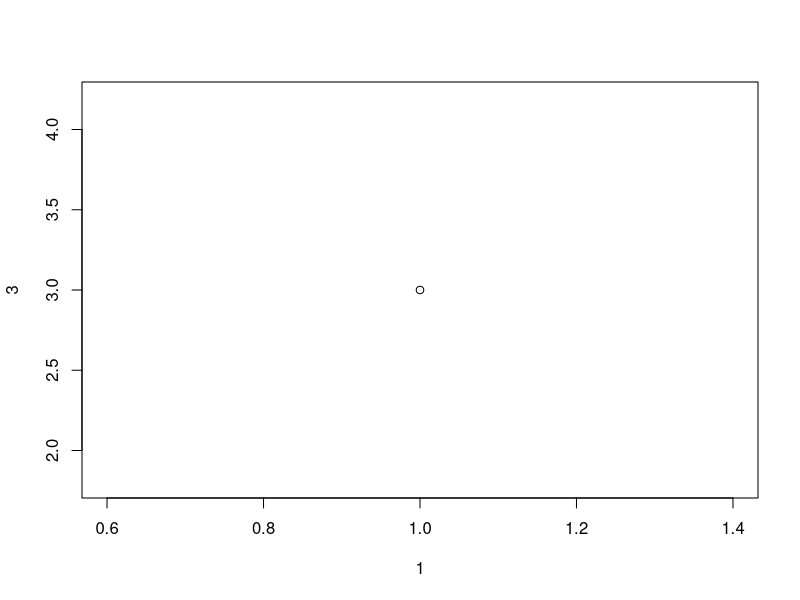
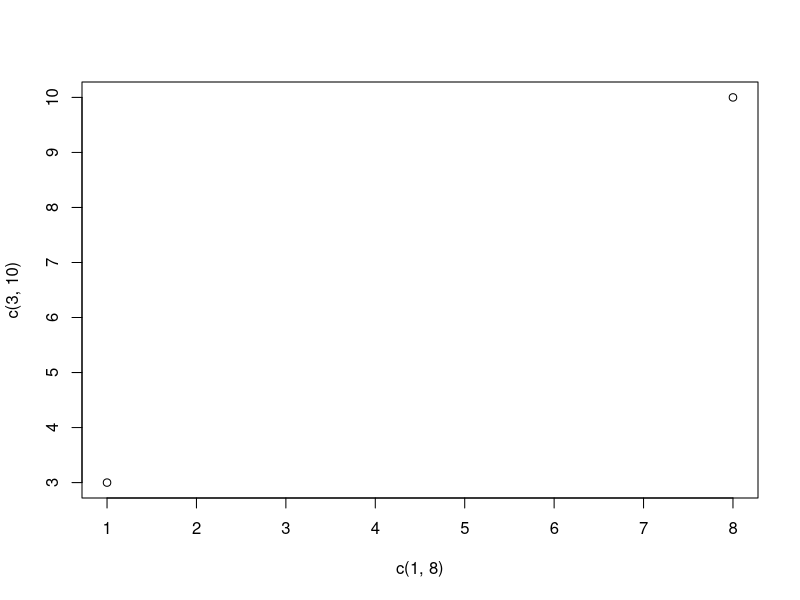
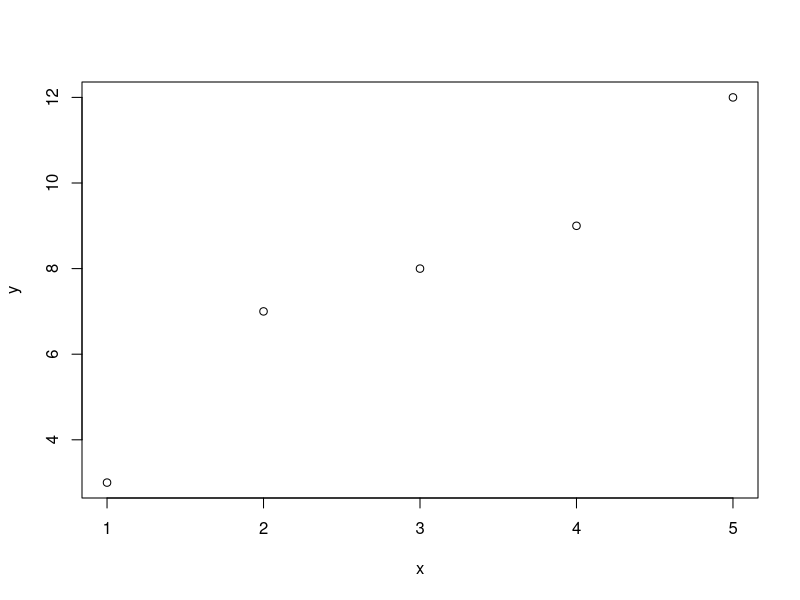
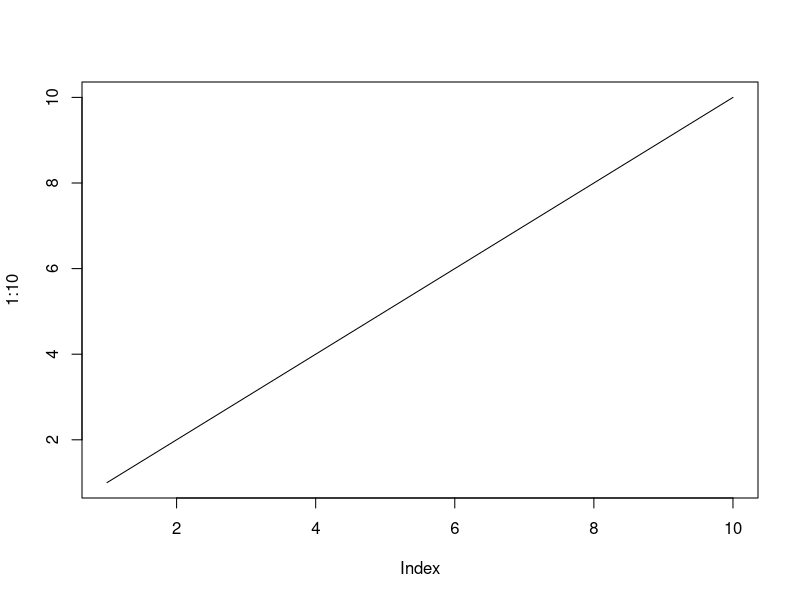
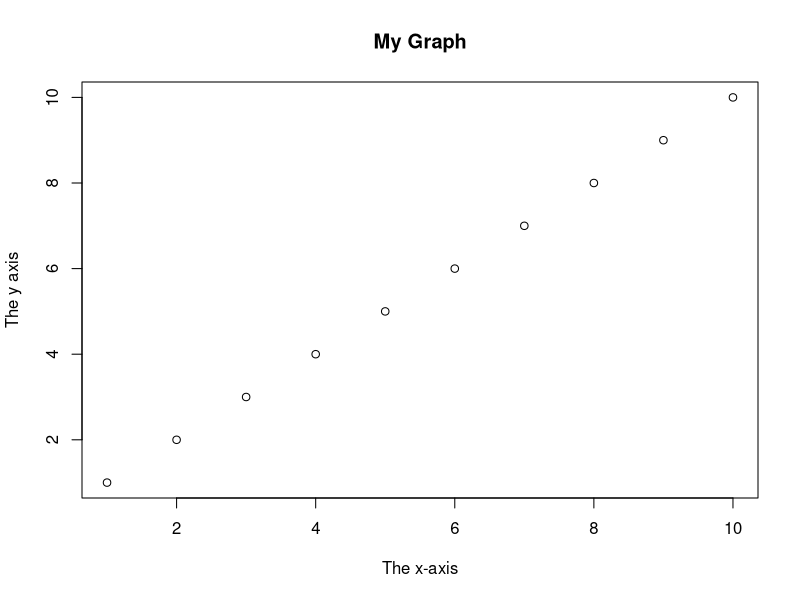
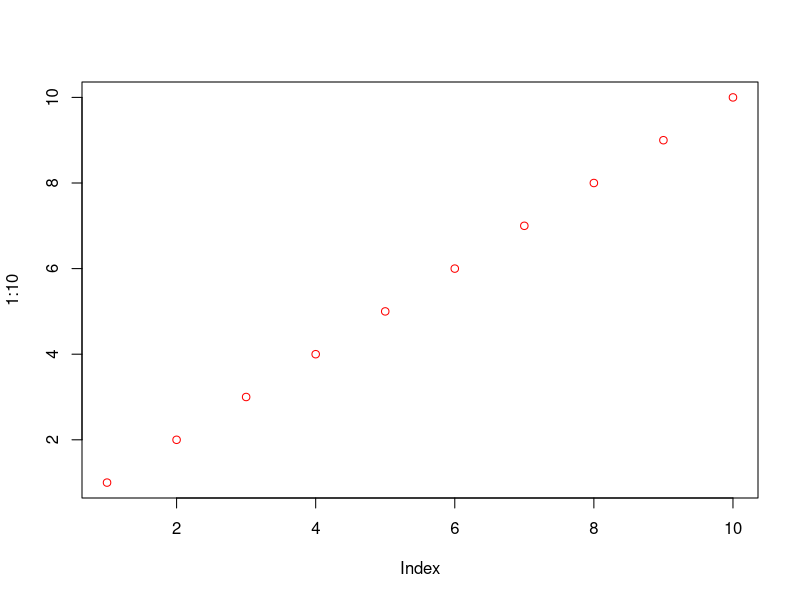
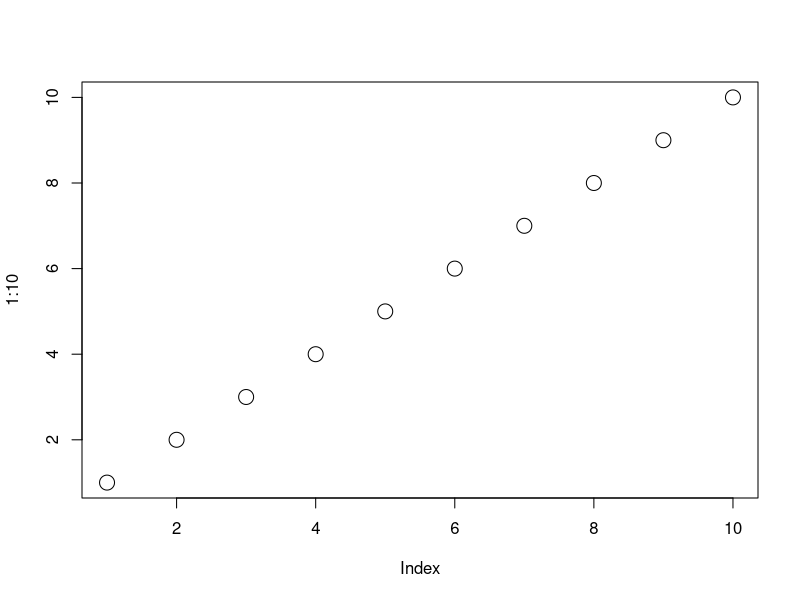
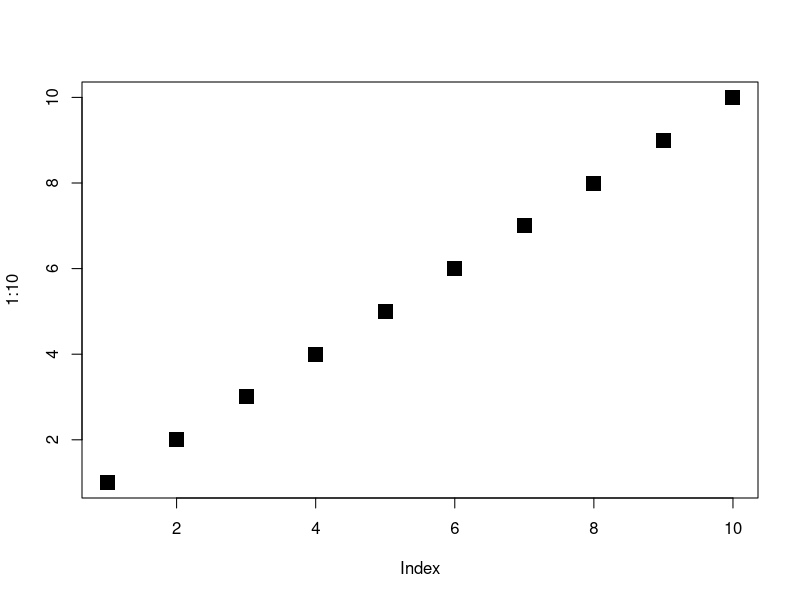

Write the R code that produced these figures, in order.
################################## R Plot ###################################################

#The plot() function is used to draw points (markers) in a diagram.

plot(1, 3)

plot(c(1, 8), c(3, 10))  # Draw two points in the diagram
#######################
x = c(1, 2, 3, 4, 5)
y = c(3, 7, 8, 9, 12)
plot(x, y)     # when  we  have many values use like that

####################line

plot(1:10, type="l") #type="l" to draw a line to connect all the points in the diagram.

####################Labels
plot(1:10, main="My Graph", xlab="The x-axis", ylab="The y axis")  # Plot Labels

################### color

plot(1:10, col="red")   ##col="color" to add a color to the points:
###################size

plot(1:10, cex=2)     #  To change the size of the points
                      # 1 is default, while 0.5 means 50% smaller, 
                       # and 2 means 100% larger

##################  Point Shape

plot(1:10,pch=15,cex=2)  # pch values are 0 to 25

################## LINE Chart #########################################################
#Line charts are usually used in identifying the trends in data.
plot(1:10, type="l", lwd=5, lty=3,col="blue")

#### multiple Line 

line1 <- c(1,2,3,4,5,10)
line2 <- c(2,5,7,8,9,10)
plot(line1, type = "l", col = "blue")
lines(line2, type="l", col = "red") # o display more than one line in a graph, 
                                    #use the plot() function together with the lines() 


#################################### Scatter Plot ####################################
# it is a type of plot used to display the relationship between 2 numerical variables

x = c(5,7,8,7,2,2,9,4,11,12,9,6)
y = c(99,86,87,88,111,103,87,94,78,77,85,86)
plot(x, y, main="Observation of Cars", xlab="Car age", ylab="Car speed")


###############  multiple plot
# day one, the age and speed of 12 cars:
x1 <- c(5,7,8,7,2,2,9,4,11,12,9,6)
y1 <- c(99,86,87,88,111,103,87,94,78,77,85,86)
# day two, the age and speed of 15 cars:
x2 <- c(2,2,8,1,15,8,12,9,7,3,11,4,7,14,12)
y2 <- c(100,105,84,105,90,99,90,95,94,100,79,112,91,80,85)

plot(x1, y1, main="Observation of Cars", xlab="Car age", ylab="Car speed", col="red", cex=2)
points(x2, y2, col="blue", cex=2) # To compare the plot with another plot, use the points()


################################### Pie Charts #########################################

# A pie chart is a circular graphical view of data.
# Pie charts are used to display categorical data composition.
x <- c(10,20,30,40)
pie(x)

###############

x = c(10,20,30,40)
# Create a vector of labels
mylabel = c("Apples", "Bananas", "Cherries", "Dates")
colors <- c("blue", "yellow", "green", "black")
pie(x, label = mylabel, main = "Fruits",col = colors)
# Display the explanation box
legend("bottomright", mylabel, fill = colors)#bottomright, top, topright, right, center
                                              #bottom, bottomleft, left, topleft, 
                                                 
### if we need To fill col auto use col = rainbow(length(x)) 

############################  Bar Charts #################################################
# A bar chart uses rectangular bars to visualize data
# It shows the relationship between a numeric and a categoric variable.
# plots numeric values for levels of a categorical feature as bars
# The height of the bar represents the mean of the data set

# x-axis values
x <- c("A", "B", "C", "D")
# y-axis values
y <- c(2, 4, 6, 8)
barplot(y, names.arg = x,col = "red",width = c(1,2,3,4))
                       #names.arg defines the names of each observation in the x-axis
                       # width parameter to change the width of the bars

barplot(y, names.arg = x, horiz = TRUE)
# If we want the bars to be displayed horizontally instead of vertically, use horiz=TRUE.

#############################  Histograms  #############################################

# A type of chart that shows the frequency distribution of data points 
# across a continuous range of numerical values.

v =  c(9,13,21,8,36,22,12,41,31,33,19)
hist(v,xlab = "Weight",col = "yellow")
hist(v,xlab = "Weight",col = "green",border = "red", xlim = c(0,40), ylim = c(0,5),
breaks = 5)

#xlim is used to specify the range of values on the x-axis.
#ylim is used to specify the range of values on the y-axis.
#breaks is used to mention the width of each bar



############################### Box Plot ################################################

# It measure of how well distributed is the data in a data set. 
# It divides the data set into three quartiles. 
#This graph represents the minimum, maximum, median,1st quartile and 3rd quartile In data. 
# It is also useful in comparing the distribution of data across data sets 
# by drawing boxplots for each of them.
# it is used To finding outliers In the data.

data=mtcars
data
input = mtcars[,c('mpg','cyl')]
input
head(input)
boxplot(mpg ~ cyl, data = mtcars, xlab = "Number of Cylinders",
        ylab = "Miles Per Gallon", main = "Mileage Data")

